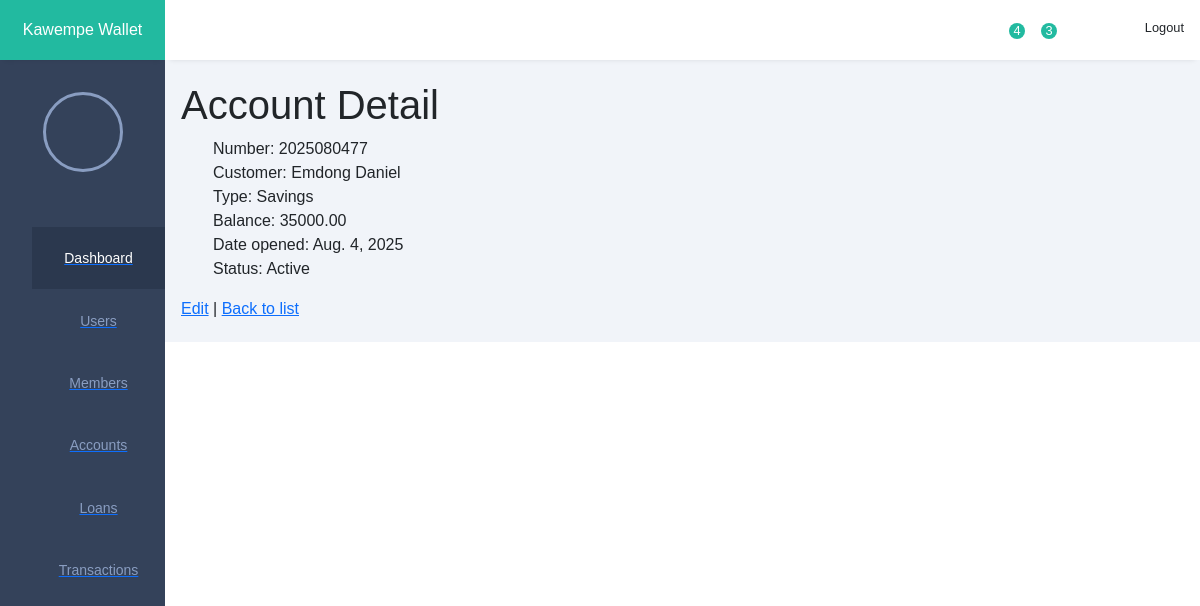
The page /accounts/2025080477/ on the database as committed earlier.
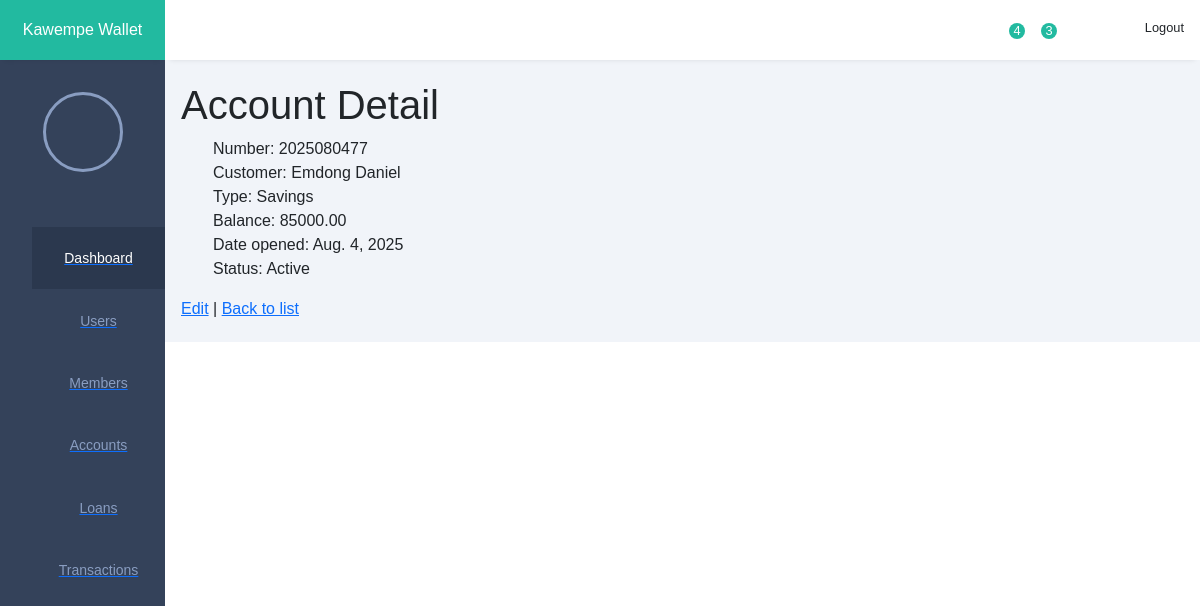
The same page on the database as committed later.
### customers/models.py (models this page shows, shortened)
class Account(models.Model):
    class AccountType(models.TextChoices):
        SAVINGS = 'Savings', _('Savings')
        CURRENT = 'Current', _('Current')
        FIXED = 'Fixed', _('Fixed')
        JOINT = 'Joint', _('Joint')
        CORPORATE = 'Corporate', _('Corporate')
    class AccountStatus(models.TextChoices):
        ACTIVE = 'Active', _('Active')
        CLOSED = 'Closed', _('Closed')
        DORMANT = 'Dormant', _('Dormant')
        SUSPENDED = 'Suspended', _('Suspended')
    customer = models.ForeignKey(Customer, on_delete=models.CASCADE)
    account_number = models.CharField(
        max_length=50, primary_key=True, editable=False, unique=True)
    account_type = models.CharField(
        max_length=50, choices=AccountType.choices, default=AccountType.SAVINGS)
    balance = models.DecimalField(
        max_digits=13, decimal_places=2, default=0.00)
    date_opened = models.DateField(auto_now_add=True)
    status = models.CharField(
        max_length=50, choices=AccountStatus.choices, default=AccountStatus.ACTIVE)

class Customer(models.Model):
    class Salutation(models.TextChoices):
        MR   = 'Mr',   _('Mr.')
        MRS  = 'Mrs',  _('Mrs.')
        MS   = 'Ms',   _('Ms.')
        DR   = 'Dr.',  _('Dr.')
        PROF = 'Prof.',_('Prof.')
        REV  = 'Rev.', _('Rev.')
    salutation    = models.CharField(
        max_length=5,
        choices=Salutation.choices,
        default=Salutation.MR
    )
    first_name    = models.CharField(max_length=100)
    middle_name   = models.CharField(
        max_length=100,
        blank=True,    # not required on forms
        null=True      # allows NULL in the DB
    )
    last_name     = models.CharField(max_length=100)
    id_number     = models.CharField(max_length=100)
    phone_number  = models.CharField(
        max_length=100,
        blank=True     # optional to supply
    )
    email         = models.EmailField(
        blank=True     # optional to supply
    )
    date_of_birth = models.DateField(
        blank=True,
        null=True
    )
    location       = models.CharField(max_length=100)
    def __str__(self):
        return f"{self.first_name} {self.last_name}"

### customers/views.py (the view)
# urls.py: path('accounts/<str:pk>/', AccountDetailView.as_view(), name='account_detail'),
class AccountDetailView(DetailView):
    model = Account
    template_name = 'bank/account_detail.html'
    context_object_name = 'account'

### templates/bank/account_detail.html
{% extends 'base.html' %}
{% block content %}
<h1>Account Detail</h1>
<ul>
  <li>Number: {{ account.account_number }}</li>
  <li>Customer: {{ account.customer }}</li>
  <li>Type: {{ account.account_type }}</li>
  <li>Balance: {{ account.balance }}</li>
  <li>Date opened: {{ account.date_opened }}</li>
  <li>Status: {{ account.status }}</li>
</ul>
<a href="{% url 'account_edit' account.pk %}">Edit</a> |
<a href="{% url 'account_list' %}">Back to list</a>
{% endblock %}

Rows that differ between the two databases and show on the page:
changed Account "Savings": balance "35000.00" → "85000.00"
